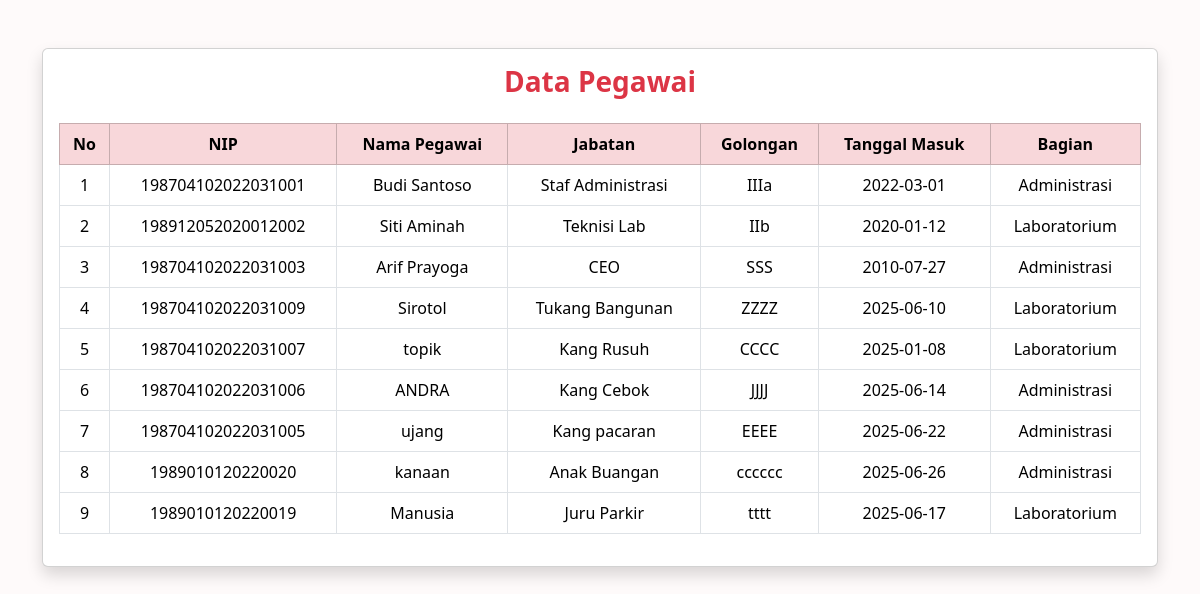
The app's page /tampil_pegawai.php with its own data.
### tables this page shows
CREATE TABLE `pegawai` (
  `id_pegawai` int(11) NOT NULL,
  `nama` varchar(100) DEFAULT NULL,
  `nip` varchar(20) DEFAULT NULL,
  `jabatan` varchar(50) DEFAULT NULL,
  `golongan` varchar(10) DEFAULT NULL,
  `tgl_masuk` date DEFAULT NULL,
  `id_bagian` int(11) DEFAULT NULL
);

CREATE TABLE `bagian` (
  `id_bagian` int(11) NOT NULL,
  `nama_bagian` varchar(100) DEFAULT NULL,
  `keterangan` text DEFAULT NULL
);

### tampil_pegawai.php (the view, shortened to what this page needs)
<!DOCTYPE html>
<html lang="id">
<head>
  <link href="https://cdn.jsdelivr.net/npm/bootstrap@5.3.3/dist/css/bootstrap.min.css" rel="stylesheet">
</head>
<body style="background-color:rgb(254, 250, 250);">
  <div class="container mt-5">
    <div class="card shadow rounded">
      <div class="card-body">
        <h3 class="text-center text-danger mb-4 fw-bold">
          <i class="bi bi-people-fill"></i> Data Pegawai
        </h3>
        <div class="table-responsive">
          <table class="table table-hover table-bordered align-middle text-center">
            <thead class="table-danger text-dark">
              <tr>
                <th>No</th>
                <th>NIP</th>
                <th>Nama Pegawai</th>
                <th>Jabatan</th>
                <th>Golongan</th>
                <th>Tanggal Masuk</th>
                <th>Bagian</th>
              </tr>
            </thead>
            <tbody>
              <?php
              include 'koneksi.php';
              $no = 1;
              $sql = mysqli_query($koneksi, "SELECT pegawai.*, bagian.nama_bagian FROM pegawai LEFT JOIN bagian ON pegawai.id_bagian = bagian.id_bagian");
              while ($row = mysqli_fetch_assoc($sql)) {
              ?>
              <tr>
                <td><?= $no++; ?></td>
                <td><?= $row["nip"]; ?></td>
                <td><?= $row["nama"]; ?></td>
                <td><?= $row["jabatan"]; ?></td>
                <td><?= $row["golongan"]; ?></td>
                <td><?= $row["tgl_masuk"]; ?></td>
                <td><?= $row["nama_bagian"]; ?></td>
              </tr>
              <?php } ?>
            </tbody>
          </table>
        </div>
      </div>
    </div>
  </div>
</body>
</html>

### records on screen
pegawai: nip "198704102022031001", nama "Budi Santoso", jabatan "Staf Administrasi", golongan "IIIa", tgl_masuk "2022-03-01", id_bagian.nama_bagian "Administrasi"
pegawai: nip "198912052020012002", nama "Siti Aminah", jabatan "Teknisi Lab", golongan "IIb", tgl_masuk "2020-01-12", id_bagian.nama_bagian "Laboratorium"
pegawai: nip "198704102022031003", nama "Arif Prayoga", jabatan "CEO", golongan "SSS", tgl_masuk "2010-07-27", id_bagian.nama_bagian "Administrasi"
pegawai: nip "198704102022031009", nama "Sirotol", jabatan "Tukang Bangunan", golongan "ZZZZ", tgl_masuk "2025-06-10", id_bagian.nama_bagian "Laboratorium"
pegawai: nip "198704102022031007", nama "topik", jabatan "Kang Rusuh", golongan "CCCC", tgl_masuk "2025-01-08", id_bagian.nama_bagian "Laboratorium"
pegawai: nip "198704102022031006", nama "ANDRA", jabatan "Kang Cebok", golongan "JJJJ", tgl_masuk "2025-06-14", id_bagian.nama_bagian "Administrasi"
pegawai: nip "198704102022031005", nama "ujang", jabatan "Kang pacaran", golongan "EEEE", tgl_masuk "2025-06-22", id_bagian.nama_bagian "Administrasi"
pegawai: nip "1989010120220020", nama "kanaan", jabatan "Anak Buangan", golongan "cccccc", tgl_masuk "2025-06-26", id_bagian.nama_bagian "Administrasi"
pegawai: nip "1989010120220019", nama "Manusia", jabatan "Juru Parkir", golongan "tttt", tgl_masuk "2025-06-17", id_bagian.nama_bagian "Laboratorium"
